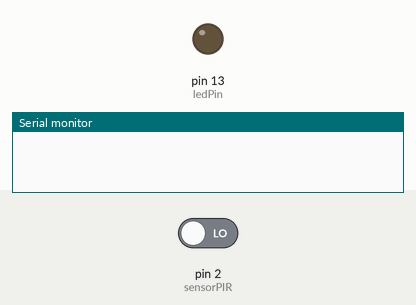
Recording of a sketch running on a simulated Arduino Uno, built with avr-gcc and run on an emulated ATmega328P. On the bench: output pins drawn as LEDs (lit = HIGH), the last lines printed to the serial monitor. Inputs (shaded band) come from the test bench; at power-on: pin 2 (sensorPIR) LOW.

Above: at 2.8 s.
2.9 s: pin 2 (sensorPIR) driven HIGH
At 3.9 s:
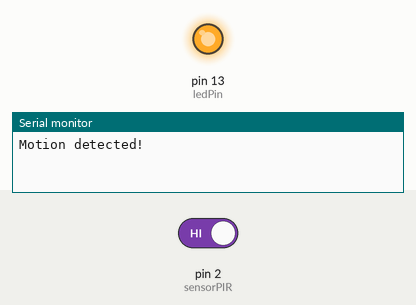
4.5 s: pin 2 (sensorPIR) driven LOW
At 5.4 s:
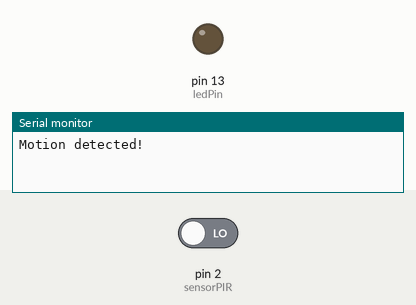
Timing chart, 0 to 7.5 s (numbered marks = the images above; inputs shaded):
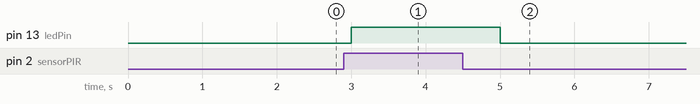

Measured:
- after the input at 2.9 s, pin 13 (ledPin): LOW → HIGH after 0.10 s
- after the input at 4.5 s, pin 13 (ledPin): HIGH → LOW after 0.50 s

The sketch:

MotionSensorArduino.ino
```cpp
//Pin for the LED
int ledPin = 13;
//Input pin for the PIR sensor (Motion sensor)
int sensorPIR = 2;
//No motion detected
int statePIR = LOW;
//Variable for reading pin status
int value = 0;

void setup() {
    //Initialize LED as output
    pinMode(ledPin, OUTPUT);
    //Initialize PIR sensor as input
    pinMode(sensorPIR, INPUT);
    //Initialize serial
    Serial.begin(9600);
}

void loop(){
    //Read sensor value
    value = digitalRead(sensorPIR);
    //Check input is high
    if (value == HIGH){
      //Turn the LED on
      digitalWrite(ledPin, HIGH);
      if (statePIR == LOW){
        Serial.println("Motion detected!");
        statePIR = HIGH;
      }
    }
    else{
      //Turn LED off
      digitalWrite(ledPin, LOW);
      if (statePIR == HIGH){
        statePIR = LOW;
      }
   }
   delay(1000);
}
```
